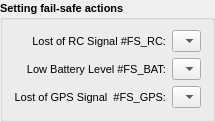
       <widget class="QGroupBox" name="groupBox_GeneralSecurityParameters">
        <property name="enabled">
         <bool>true</bool>
        </property>
        <property name="sizePolicy">
         <sizepolicy hsizetype="Preferred" vsizetype="Preferred">
          <horstretch>0</horstretch>
          <verstretch>0</verstretch>
         </sizepolicy>
        </property>
        <property name="font">
         <font>
          <pointsize>8</pointsize>
          <weight>75</weight>
          <bold>true</bold>
         </font>
        </property>
        <property name="layoutDirection">
         <enum>Qt::LeftToRight</enum>
        </property>
        <property name="autoFillBackground">
         <bool>false</bool>
        </property>
        <property name="title">
         <string>Setting fail-safe actions</string>
        </property>
        <property name="alignment">
         <set>Qt::AlignLeading|Qt::AlignLeft|Qt::AlignVCenter</set>
        </property>
        <property name="flat">
         <bool>false</bool>
        </property>
        <property name="checkable">
         <bool>false</bool>
        </property>
        <layout class="QGridLayout" name="gridLayout_17">
         <item row="2" column="0">
          <layout class="QGridLayout" name="gridLayout_18" columnstretch="5,11">
           <item row="0" column="0">
            <widget class="QLabel" name="label_33">
             <property name="font">
              <font>
               <pointsize>8</pointsize>
               <weight>50</weight>
               <bold>false</bold>
              </font>
             </property>
             <property name="text">
              <string>   Lost of RC Signal #FS_RC:</string>
             </property>
             <property name="alignment">
              <set>Qt::AlignRight|Qt::AlignTrailing|Qt::AlignVCenter</set>
             </property>
             <property name="indent">
              <number>-1</number>
             </property>
            </widget>
           </item>
           <item row="0" column="1">
            <widget class="QComboBox" name="comboBox_ERC">
             <property name="enabled">
              <bool>true</bool>
             </property>
             <property name="font">
              <font>
               <pointsize>8</pointsize>
               <weight>50</weight>
               <bold>false</bold>
              </font>
             </property>
             <property name="focusPolicy">
              <enum>Qt::WheelFocus</enum>
             </property>
             <property name="toolTip">
              <string>Set the action to perform in case of RC failsafe</string>
             </property>
             <property name="whatsThis">
              <string>Security parameter that defines the action to perform in case that the drone loses the RC signal:  ** This setting is not available through a Mavlink command **.-  By default in APM, the RC failsafe activates the &quot;&quot;RTL&quot;&quot; procedure. Other user advanced options are available through Mission Planner</string>
             </property>
             <property name="editable">
              <bool>false</bool>
             </property>
             <property name="sizeAdjustPolicy">
              <enum>QComboBox::AdjustToMinimumContentsLength</enum>
             </property>
             <property name="duplicatesEnabled">
              <bool>false</bool>
             </property>
             <property name="frame">
              <bool>true</bool>
             </property>
             <property name="modelColumn">
              <number>0</number>
             </property>
            </widget>
           </item>
           <item row="1" column="0">
            <widget class="QLabel" name="label_34">
             <property name="font">
              <font>
               <pointsize>8</pointsize>
               <weight>50</weight>
               <bold>false</bold>
              </font>
             </property>
             <property name="text">
              <string>Low Battery Level #FS_BAT:</string>
             </property>
             <property name="alignment">
              <set>Qt::AlignRight|Qt::AlignTrailing|Qt::AlignVCenter</set>
             </property>
             <property name="margin">
              <number>0</number>
             </property>
             <property name="indent">
              <number>-1</number>
             </property>
            </widget>
           </item>
           <item row="1" column="1">
            <widget class="QComboBox" name="comboBox_EAL">
             <property name="font">
              <font>
               <pointsize>8</pointsize>
               <weight>50</weight>
               <bold>false</bold>
              </font>
             </property>
             <property name="toolTip">
              <string>Action to perform in case of reaching the failsafe battery level</string>
             </property>
             <property name="whatsThis">
              <string>Security parameter that defines the action to perform when the battery reaches the failsafe level:  ** This setting is not available through a Mavlink command **.-  By default in APM, the battery failsafe activates a landing procedure, allowing only changes of position while the drone descends</string>
             </property>
             <property name="accessibleName">
              <string/>
             </property>
             <property name="editable">
              <bool>false</bool>
             </property>
             <property name="sizeAdjustPolicy">
              <enum>QComboBox::AdjustToMinimumContentsLength</enum>
             </property>
             <property name="duplicatesEnabled">
              <bool>false</bool>
             </property>
             <property name="frame">
              <bool>true</bool>
             </property>
             <property name="modelColumn">
              <number>0</number>
             </property>
            </widget>
           </item>
           <item row="2" column="0">
            <widget class="QLabel" name="label_35">
             <property name="font">
              <font>
               <pointsize>8</pointsize>
               <weight>50</weight>
               <bold>false</bold>
              </font>
             </property>
             <property name="text">
              <string>Lost of GPS Signal  #FS_GPS:</string>
             </property>
             <property name="alignment">
              <set>Qt::AlignRight|Qt::AlignTrailing|Qt::AlignVCenter</set>
             </property>
             <property name="indent">
              <number>-1</number>
             </property>
            </widget>
           </item>
           <item row="2" column="1">
            <widget class="QComboBox" name="comboBox_EGI">
             <property name="font">
              <font>
               <pointsize>8</pointsize>
               <weight>50</weight>
               <bold>false</bold>
              </font>
             </property>
             <property name="toolTip">
              <string> Set the action to perform in case of GPS signal loss</string>
             </property>
             <property name="whatsThis">
              <string>Security parameter that defines the action to perform when the system losses the GPS signal:  ** This setting is not available through a Mavlink command **.-  By default in APM, GPS failsafe activates a landing procedure, allowing only changes of position while the drone descends. The failsafe action can be aborted by changing to the Alt-Hold flight mode</string>
             </property>
             <property name="editable">
              <bool>false</bool>
             </property>
             <property name="sizeAdjustPolicy">
              <enum>QComboBox::AdjustToMinimumContentsLength</enum>
             </property>
             <property name="duplicatesEnabled">
              <bool>false</bool>
             </property>
             <property name="frame">
              <bool>true</bool>
             </property>
             <property name="modelColumn">
              <number>0</number>
             </property>
            </widget>
           </item>
          </layout>
         </item>
        </layout>
       </widget>
